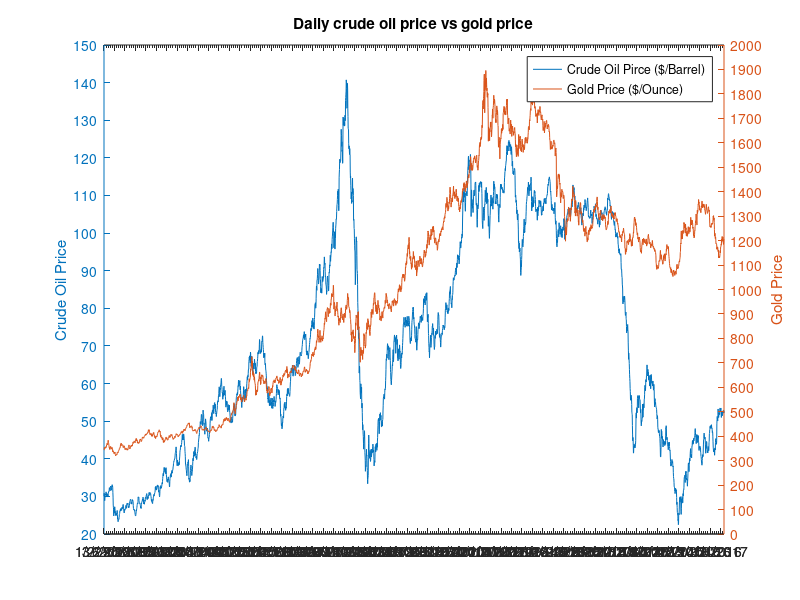

The MATLAB source for this figure:
clear;clc;close all
load('data.mat');
%date=d(:,1);
%v=d(:,2:3);
n=size(date,1);
x=1:1:n;

%ym=YearMonth(date);
[ax,h1,h2]=plotyy(x,v(:,1),x,v(:,2));
space=60;
set(ax(1),'xlim',[1,n],'xtick',[1:space:n],'XTickLabel', date(1:space:end),'XMinorTick','on','XTickLabelRotation',90)%,'XTickLabelRotation',90
set(ax(2),'xlim',[1,n],'xtick',[1:space:n],'XTickLabel', date(1:space:end),'XMinorTick','on','XTickLabelRotation',90)%,'XTickLabelRotation',90
set(ax(1),'ylim',[20,150],'ytick',[20:10:150]);  %left axis
set(ax(2),'ylim',[0,2000],'ytick',[0:100:2000]);  %right axis
legend([h1,h2],{'Crude Oil Pirce ($/Barrel)';'Gold Price ($/Ounce)'})
ylabel(ax(1),'Crude Oil Price');
ylabel(ax(2),'Gold Price');
title('Daily crude oil price vs gold price')